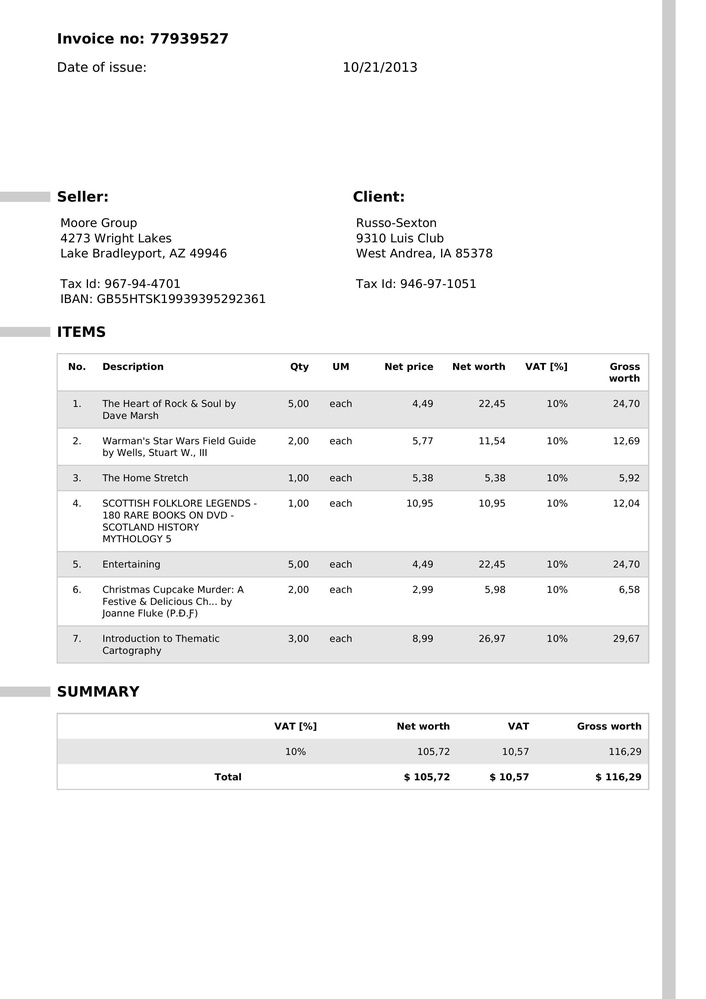
#> input picture data/sample/image_1.jpg, 706 x 999 px, shrunk from 2481 x 3508 before the run
$ python -i perspective.py   (imports and definitions only)
#> lines starting #> are read from the running program, lines starting #| are printed output that depends on the picture; after the words box and inside, x2 and y2 are one past the last pixel; in counts of white or black regions, pixels touching at a corner belong together
#> further down, picture is the input picture: shape (999, 706, 3); min 0, max 255, mean 245.5
"""
Perspective correction for camera-captured document images.

Two-tier approach:
1. Fast: OpenCV contour-based (find document boundary → homography transform)
2. Robust fallback: PaddleOCR UVDoc model-based unwarping (if integrated/available)
"""

import logging
import cv2
import numpy as np
from typing import Optional, Tuple

logger = logging.getLogger(__name__)


class PerspectiveCorrector:
    """
    Correct perspective distortion in document images.

    Uses contour detection to find the document boundary,
    then applies a perspective transform to "flatten" the document.
    """

    _MIN_CONTOUR_AREA_RATIO = 0.15  # Document must be ≥15% of image area
    _APPROX_EPSILON_RATIO = 0.02    # cv2.approxPolyDP epsilon

    def correct(self, img: np.ndarray, filename: str = "") -> np.ndarray:
        """
        Attempt perspective correction.

        Returns corrected image if successful, original image otherwise.
        """
#> called with filename = ''
        gray = cv2.cvtColor(img, cv2.COLOR_BGR2GRAY) if len(img.shape) == 3 else img

        # Step 1: Find document contour
        corners = self._find_document_corners(gray, filename)
        if corners is None:
            logger.debug("[%s] No document boundary found, skipping perspective correction", filename)
            return img

        # Step 2: Compute target rectangle dimensions
        width, height = self._compute_output_dimensions(corners)

        # Step 3: Apply perspective transform
        dst_points = np.array([
            [0, 0],
            [width - 1, 0],
            [width - 1, height - 1],
            [0, height - 1],
        ], dtype=np.float32)

        M = cv2.getPerspectiveTransform(corners.astype(np.float32), dst_points)
        corrected = cv2.warpPerspective(
            img, M, (width, height),
            flags=cv2.INTER_LINEAR,
            borderMode=cv2.BORDER_CONSTANT,
            borderValue=(255, 255, 255) if len(img.shape) == 3 else 255,
        )

        logger.info("[%s] Perspective correction applied (output: %dx%d)", filename, width, height)
        return corrected

    def _find_document_corners(
        self, gray: np.ndarray, filename: str
    ) -> Optional[np.ndarray]:
        """
        Find the 4 corners of the document using contour detection.

        Returns ordered corners: [top-left, top-right, bottom-right, bottom-left]
        or None if no valid document boundary found.
        """
#> called with filename = ''
        h, w = gray.shape
#> h = 999; w = 706
        image_area = h * w
#> image_area = 705294

        # Edge detection
        blurred = cv2.GaussianBlur(gray, (5, 5), 0)
        edges = cv2.Canny(blurred, 50, 150)
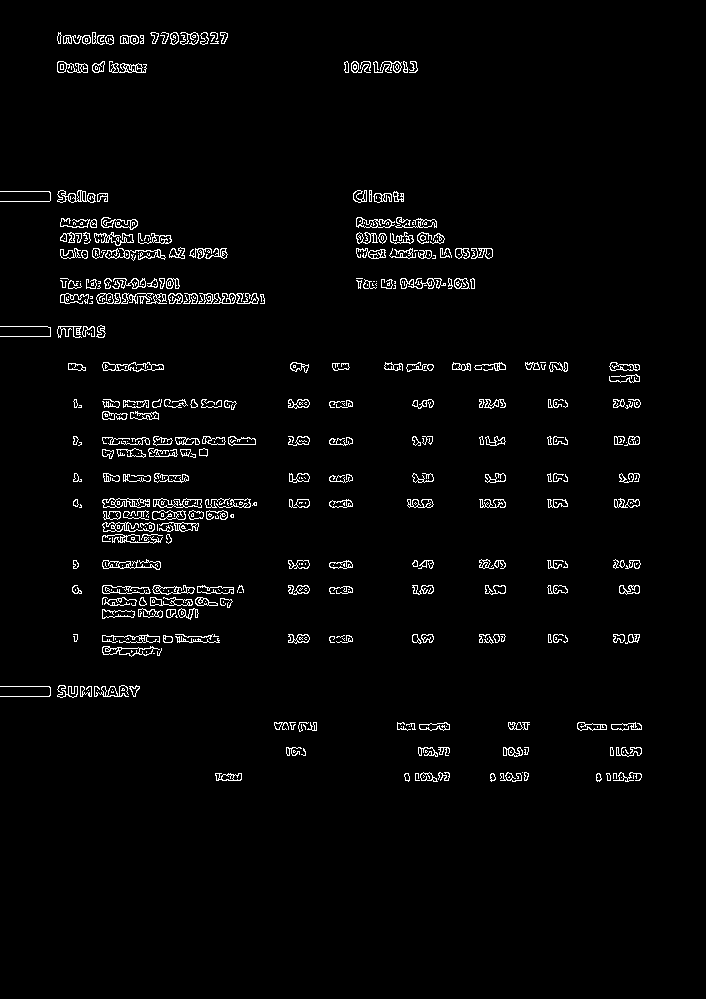
#> edges: shape (999, 706); 2.7% white in thin lines or dots, all inside (x1, y1, x2, y2) = (0, 32, 642, 782)

        # Dilate edges to close gaps
        kernel = cv2.getStructuringElement(cv2.MORPH_RECT, (3, 3))
        edges = cv2.dilate(edges, kernel, iterations=2)
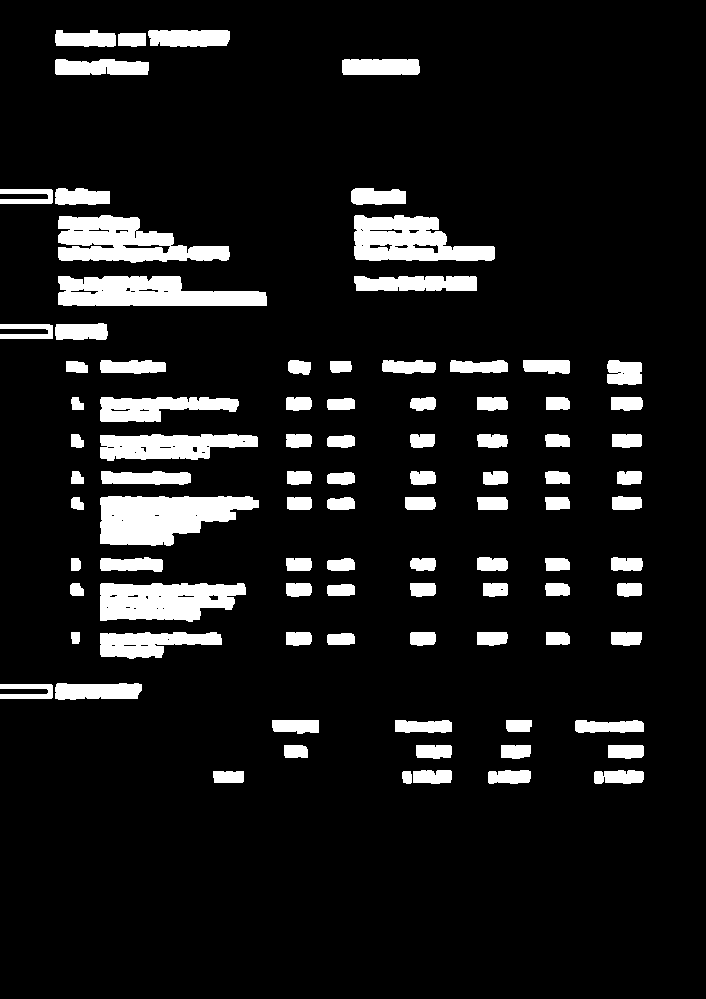
#> edges: shape (999, 706); 10.1% white; 93 white regions

        # Find contours
        contours, _ = cv2.findContours(edges, cv2.RETR_EXTERNAL, cv2.CHAIN_APPROX_SIMPLE)
#> contours = 93 contours; largest, box (x1, y1, x2, y2) and area: (100, 496, 259, 546) 5436, (58, 215, 230, 263) 4900, (58, 276, 267, 306) 4590, (354, 215, 495, 261) 4388, (100, 583, 246, 622) 4348
        if not contours:
            return None

        # Sort by area (largest first)
        contours = sorted(contours, key=cv2.contourArea, reverse=True)

        for contour in contours[:5]:  # Check top 5 largest contours
            area = cv2.contourArea(contour)

            # Must be at least 15% of image area
            if area < image_area * self._MIN_CONTOUR_AREA_RATIO:
                continue

            # Approximate polygon
            peri = cv2.arcLength(contour, True)
            approx = cv2.approxPolyDP(contour, self._APPROX_EPSILON_RATIO * peri, True)

            if len(approx) == 4:
                corners = approx.reshape(4, 2)
                ordered = self._order_corners(corners)

                logger.debug("[%s] Found document boundary (area ratio: %.2f)",
                            filename, area / image_area)
                return ordered
#> this loop made 5 passes
#> area on passes 1 to 5: 5436.5, 4900.5, 4590.5, 4388.5, 4348.5

        return None

    def _order_corners(self, pts: np.ndarray) -> np.ndarray:
        """Order 4 points as: top-left, top-right, bottom-right, bottom-left."""
        rect = np.zeros((4, 2), dtype=np.float32)

        # We need to sort points based on coordinates.
        # top-left: smallest x+y
        # bottom-right: largest x+y
        # top-right: smallest y-x (or smallest x-y, let's use sum & diff carefully)
        s = pts.sum(axis=1)
        rect[0] = pts[np.argmin(s)]    # Top-left: smallest sum
        rect[2] = pts[np.argmax(s)]    # Bottom-right: largest sum

        diff = np.diff(pts, axis=1)
        rect[1] = pts[np.argmin(diff)]  # Top-right: smallest diff (x - y is largest or y - x is smallest, diff=y-x so negative value. Argmin gets smallest y-x which is top-right)
        rect[3] = pts[np.argmax(diff)]  # Bottom-left: largest diff (y-x is largest)

        return rect

    def _compute_output_dimensions(self, corners: np.ndarray) -> Tuple[int, int]:
        """Compute output width and height from corner coordinates."""
        tl, tr, br, bl = corners

        width_top = np.linalg.norm(tr - tl)
        width_bottom = np.linalg.norm(br - bl)
        width = int(max(width_top, width_bottom))

        height_left = np.linalg.norm(bl - tl)
        height_right = np.linalg.norm(br - tr)
        height = int(max(height_left, height_right))

        return width, height

>>> import cv2
>>> picture = cv2.imread('../../../../../data/sample/image_1.jpg')
>>> result = PerspectiveCorrector().correct(picture)

$ run again, on data/sample/invoice_37535203.jpg
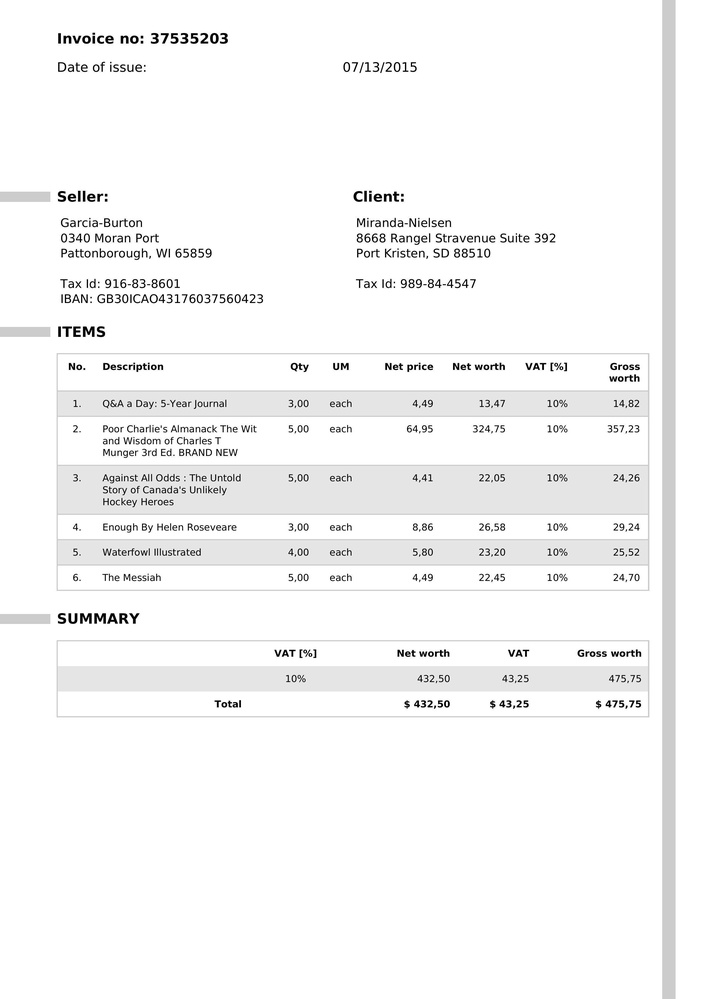
#> input picture data/sample/invoice_37535203.jpg, 706 x 999 px, shrunk from 2481 x 3508 before the run
#> picture is the input picture: shape (999, 706, 3); min 0, max 255, mean 246.3
#> in _find_document_corners, `edges = cv2.Canny(blurred, 50, 150)`:
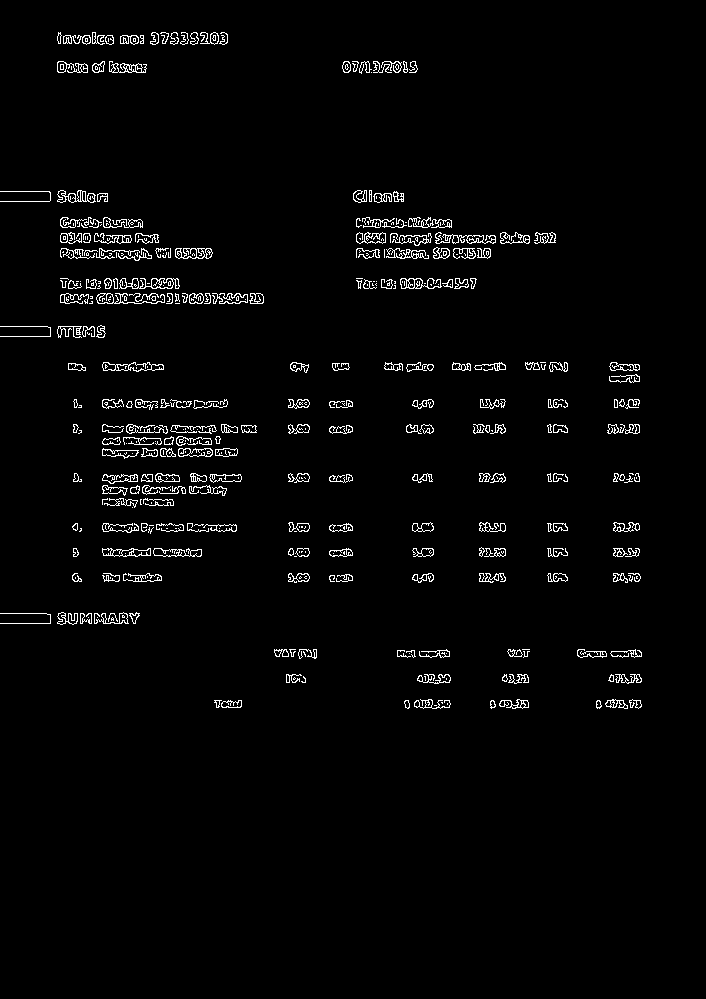
#> edges: shape (999, 706); 2.4% white in thin lines or dots, all inside (x1, y1, x2, y2) = (0, 32, 642, 709)
#> in _find_document_corners, `edges = cv2.dilate(edges, kernel, iterations=2)`:
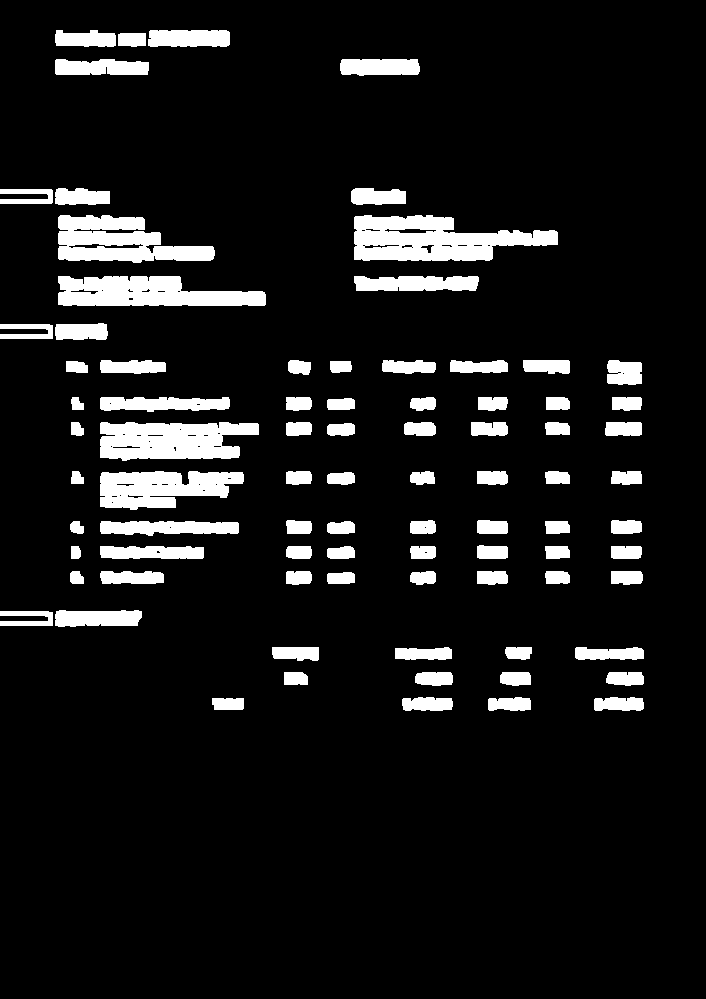
#> edges: shape (999, 706); 9.3% white; 84 white regions
#> contours = 84 contours; largest, box (x1, y1, x2, y2) and area: (354, 215, 558, 261) 6110, (100, 422, 259, 461) 4748, (58, 215, 215, 263) 4566, (58, 276, 266, 306) 4554, (100, 471, 244, 510) 3828
#> the loop in _find_document_corners, `for contour in contours[:5]:` made 5 passes
#> area on passes 1 to 5: 6110.5, 4748.5, 4566, 4554, 3827.5
